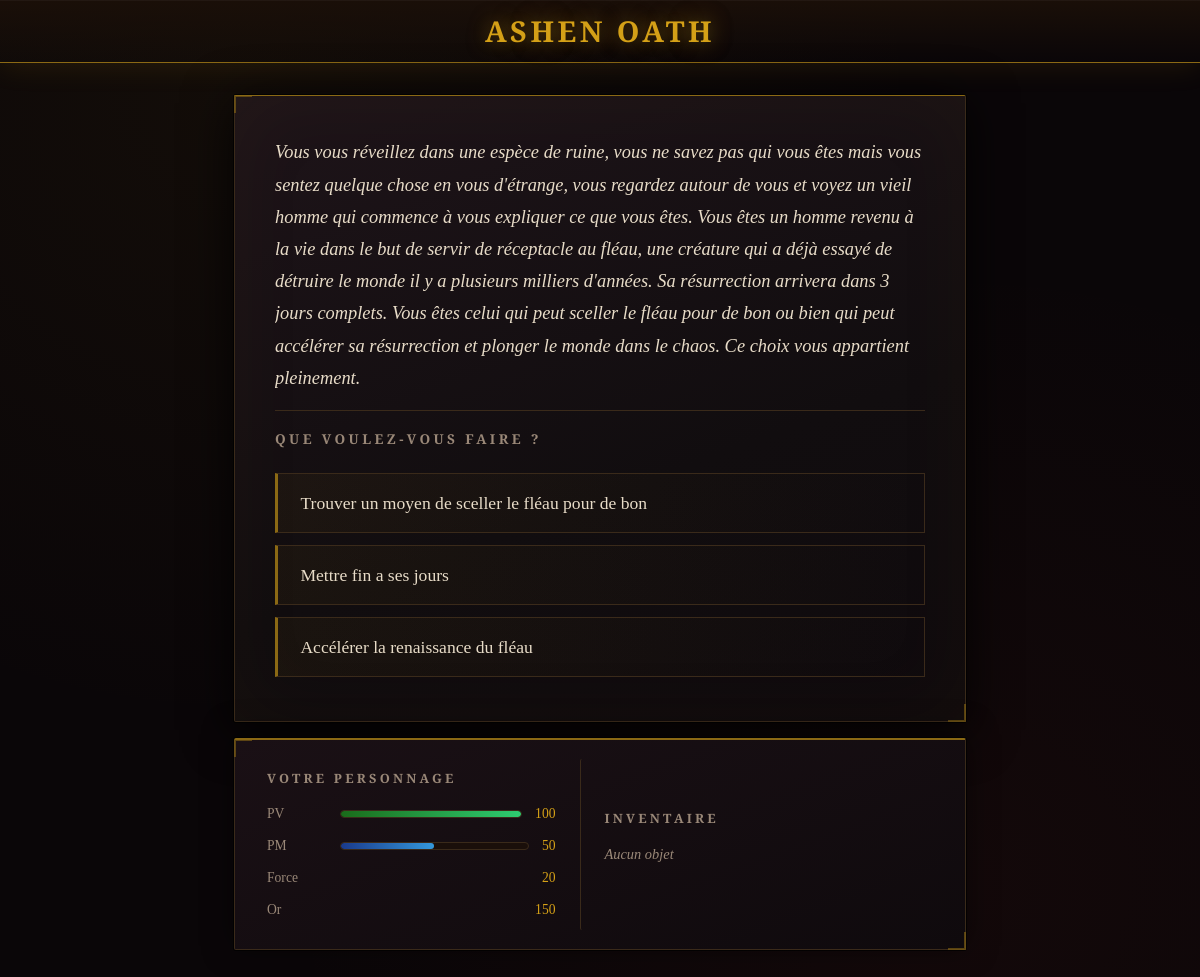
The page /index.php?id=13 on the database its author committed.
### tables this page shows
CREATE TABLE `Histoire` (
  `id_histoire` int(11) NOT NULL,
  `texte` text DEFAULT NULL,
  PRIMARY KEY (`id_histoire`)
);

CREATE TABLE `Choix` (
  `id_histoire` int(11) NOT NULL,
  `id_histoire_1` int(11) NOT NULL,
  `choix_possible` varchar(150) DEFAULT NULL,
  PRIMARY KEY (`id_histoire`,`id_histoire_1`),
  KEY `id_histoire_1` (`id_histoire_1`),
  CONSTRAINT `Choix_ibfk_1` FOREIGN KEY (`id_histoire`) REFERENCES `Histoire` (`id_histoire`),
  CONSTRAINT `Choix_ibfk_2` FOREIGN KEY (`id_histoire_1`) REFERENCES `Histoire` (`id_histoire`)
);

CREATE TABLE `Personnage` (
  `id_perso` int(11) NOT NULL AUTO_INCREMENT,
  `pv` int(11) DEFAULT NULL,
  `pm` int(11) DEFAULT NULL,
  `force` int(11) DEFAULT NULL,
  `or_` int(11) DEFAULT NULL,
  `cle` tinyint(1) DEFAULT NULL,
  PRIMARY KEY (`id_perso`)
);

### src/index.php (called while the page is built, shortened)
<?php
$db="charrier";
$dbhost="charrier.slam.lab";
$dbport=3306;
$dbuser="charrier";
$dbpasswd="QiDjr9mq5PEF";
$pdo = new PDO("mysql:host=$dbhost;port=$dbport;dbname=$db", $dbuser, $dbpasswd);
$pdo->exec("SET NAMES utf8");
include("Controleur/ControleurHistoire.php");
$controleur = new ControleurHistoire($pdo);
$controleur->afficher();
?>

### src/Modele/ModeleHistoire.php (called while the page is built, shortened)
<?php
class ModeleHistoire {
    private $pdo;
        public function __construct($pdo){
            $this->pdo = $pdo;
        }
        public function getHistoire($id){
            $req = "SELECT * FROM Histoire WHERE id_histoire = :id";
            $reqHistoire = $this->pdo->prepare($req);
            $reqHistoire->bindValue(':id', $id, PDO::PARAM_INT);
            $reqHistoire->execute();
            return $reqHistoire->fetch(PDO::FETCH_ASSOC);
        }
        public function getChoix($id){
            $req = "SELECT * FROM Choix WHERE id_histoire = :id";
            $reqChoix = $this->pdo->prepare($req);
            $reqChoix->bindValue(':id', $id, PDO::PARAM_INT);
            $reqChoix->execute();
            return $reqChoix->fetchAll(PDO::FETCH_ASSOC);
        }
        public function getPersonnage($id_perso) {
            $req = "SELECT * FROM Personnage WHERE Id_perso = :id";
            $stmt = $this->pdo->prepare($req);
            $stmt->bindValue(':id', $id_perso, PDO::PARAM_INT);
            $stmt->execute();
            return $stmt->fetch(PDO::FETCH_ASSOC);
        }
}
?>

### src/Vue/vueHistoire.php (the view, shortened to what this page needs)
<?php
class VueHistoire {
    public function menu($classe = 'jeu') {
        echo '<!DOCTYPE html>';
        echo '<html lang="fr">';
        echo '<head>';
        echo '<link rel="stylesheet" href="style/style.css">';
        echo '</head>';
        echo '<body class="'.$classe.'">';
        echo '<h1>Ashen Oath</h1>';
    }
    public function jouer($histoire, $choix, $personnage, $inventaire) {
        echo '<div class="page-jeu">';
            echo '<div class="panneau-histoire">';
                echo '<p class="texte-histoire">' . $histoire["texte"] . '</p>';
                echo '<h2>Que voulez-vous faire ?</h2>';
                if (empty($choix)) {
                    echo '<p><a href="index.php" class="btnReset">Recommencer</a></p>';
                } else {
                    foreach ($choix as $unChoix) {
                        echo '<p>';
                            echo '<a href="index.php?id=' . $unChoix["id_histoire_1"] . '">';
                                echo $unChoix["choix_possible"];
                            echo '</a>';
                        echo '</p>';
                    }
                }
            echo '</div>';
            $this->panneauStats($personnage, $inventaire);
        echo '</div>';
        echo '</body></html>';
    }
    private function panneauStats($personnage, $inventaire, $pvMax = 100) {
        if ($pvMax > 0) {
            $pctPv = ($personnage['pv'] / $pvMax) * 100;
        } else {
            $pctPv = 0;
        }
        echo '<div class="panneau-stats">';
            echo '<div class="stats-perso">';
                echo '<h2>Votre personnage</h2>';
                echo '<div class="stat-ligne">';
                    echo '<span class="stat-label"> PV</span>';
                    echo '<div class="barre-vie-stat">';
                        echo '<div class="vie-stat" style="width:'.$pctPv.'%"></div>';
                    echo '</div>';
                    echo '<span class="stat-valeur">'.$personnage['pv'].'</span>';
                echo '</div>';
                echo '<div class="stat-ligne">';
                    echo '<span class="stat-label">PM</span>';
                    echo '<div class="barre-mana-stat">';
                        echo '<div class="mana-stat" style="width:'.$personnage['pm'].'%"></div>';
                    echo '</div>';
                    echo '<span class="stat-valeur">'.$personnage['pm'].'</span>';
                echo '</div>';
                echo '<div class="stat-ligne">';
                    echo '<span class="stat-label"> Force</span>';
                    echo '<span class="stat-valeur">'.$personnage['force'].'</span>';
                echo '</div>';
                echo '<div class="stat-ligne">';
                    echo '<span class="stat-label"> Or</span>';
                    echo '<span class="stat-valeur">'.$personnage['or_'].'</span>';
                echo '</div>';
            echo '</div>';
            echo '<div class="inventaire">';
                echo '<h2>Inventaire</h2>';
                if (empty($inventaire)) {
                    echo '<p class="inventaire-vide">Aucun objet</p>';
                }
            echo '</div>';
        echo '</div>';
    }
}
?>

### rows shown on the page
histoire: texte "Vous vous réveillez dans une espèce de ruine, vous ne savez pas qui vous êtes mais vous sentez quelque chose en vous d'étrange, vous regardez autour de vous et voyez un vieil homme qui commence à vous expliquer ce que vous êtes. Vous êtes un homme revenu à la vie dans le but de servir de réceptacle au fléau, une créature qui a déjà essayé de détruire le monde il y a plusieurs milliers d'années. Sa résurrection arrivera dans 3 jours complets. Vous êtes celui qui peut sceller le fléau pour de bon ou bien qui peut accélérer sa résurrection et plonger le monde dans le chaos. Ce choix vous appartient pleinement."
choix: choix_possible "Trouver un moyen de sceller le fléau pour de bon"
choix: choix_possible "Mettre fin a ses jours"
choix: choix_possible "Accélérer la renaissance du fléau"
personnage: pv "100", pm "50", force "20", or_ "150"
